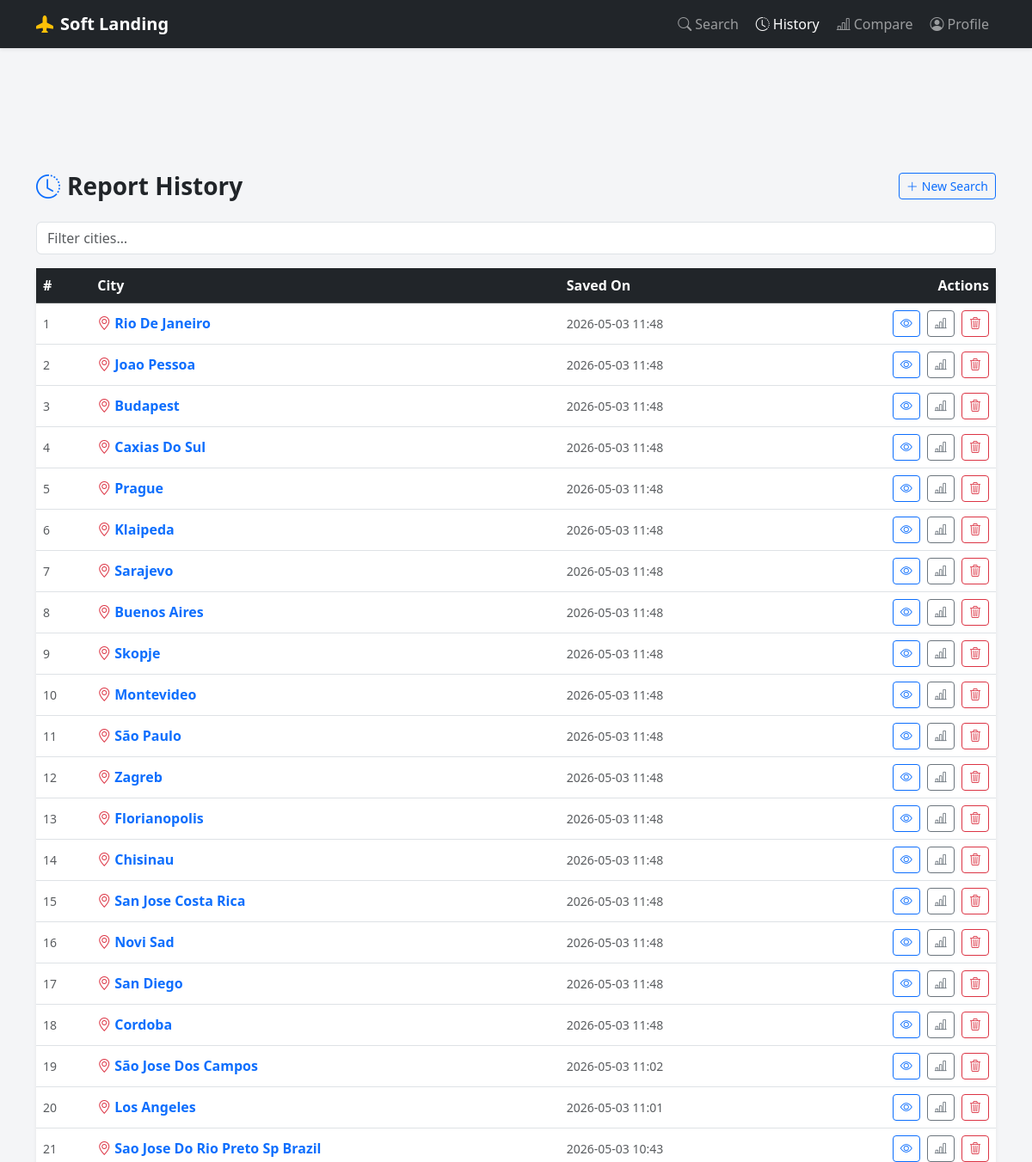
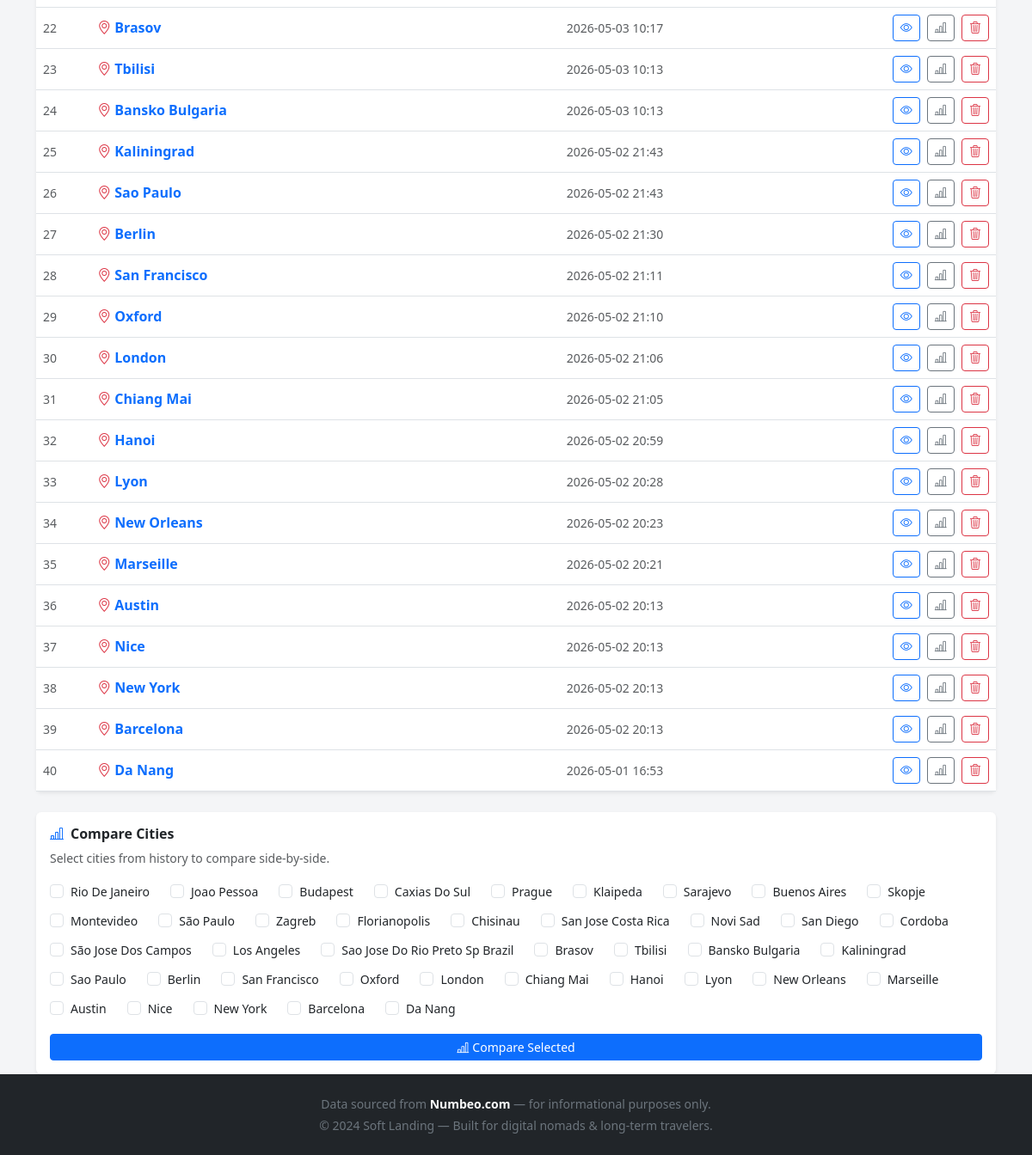
The app's page /history with its own data (2 pictures, top to bottom).
### tables this page shows
CREATE TABLE city_reports (
            id INTEGER PRIMARY KEY AUTOINCREMENT,
            city_name TEXT NOT NULL UNIQUE,
            data TEXT NOT NULL,
            created_at TEXT DEFAULT CURRENT_TIMESTAMP
        );

### app.py (the view)
@app.route('/history')
def history():
    reports = get_all_reports()
    return render_template('history.html', reports=reports)

### database.py (called while the page is built)
def get_db():
    conn = sqlite3.connect(DB_PATH)
    conn.row_factory = sqlite3.Row
    return conn

def get_all_reports(limit=None):
    conn = get_db()
    try:
        query = 'SELECT id, city_name, created_at FROM city_reports ORDER BY created_at DESC'
        if limit:
            query += f' LIMIT {int(limit)}'
        return [dict(r) for r in conn.execute(query).fetchall()]
    finally:
        conn.close()

### templates/history.html (shortened to what this page needs)
{% extends "base.html" %}
{% block content %}
<div class="container mt-5 pt-4">
  <div class="d-flex justify-content-between align-items-center mb-4">
    <h3 class="fw-bold mb-0">
      <i class="bi bi-clock-history me-2 text-primary"></i>Report History
    </h3>
    <a href="{{ url_for('index') }}" class="btn btn-outline-primary btn-sm">
      <i class="bi bi-plus-lg me-1"></i>New Search
    </a>
  </div>
  {% if reports %}
  <div class="mb-3">
    <input type="text" id="filterInput" class="form-control" placeholder="Filter cities…">
  </div>
  <div class="card border-0 shadow-sm">
    <div class="card-body p-0">
      <div class="table-responsive">
        <table class="table table-hover align-middle mb-0" id="historyTable">
          <thead class="table-dark">
            <tr>
              <th>#</th>
              <th>City</th>
              <th>Saved On</th>
              <th class="text-end">Actions</th>
            </tr>
          </thead>
          <tbody>
            {% for r in reports %}
            <tr id="row-{{ r.id }}">
              <td class="text-muted small">{{ loop.index }}</td>
              <td>
                <a href="{{ url_for('report', city=r.city_name.replace(' ', '-')) }}"
                   class="text-decoration-none fw-semibold">
                  <i class="bi bi-geo-alt me-1 text-danger"></i>{{ r.city_name }}
                </a>
              </td>
              <td class="text-muted small">{{ r.created_at[:16] }}</td>
              <td class="text-end">
                <a href="{{ url_for('report', city=r.city_name.replace(' ', '-')) }}"
                   class="btn btn-sm btn-outline-primary me-1">
                  <i class="bi bi-eye"></i>
                </a>
                <a href="{{ url_for('compare') }}?city={{ r.city_name.replace(' ', '-') }}"
                   class="btn btn-sm btn-outline-secondary me-1">
                  <i class="bi bi-bar-chart-line"></i>
                </a>
                <button class="btn btn-sm btn-outline-danger delete-btn"
                        data-id="{{ r.id }}" data-city="{{ r.city_name }}">
                  <i class="bi bi-trash3"></i>
                </button>
              </td>
            </tr>
            {% endfor %}
          </tbody>
        </table>
      </div>
    </div>
  </div>
  <div class="mt-4">
    <div class="card border-0 shadow-sm p-3">
      <h6 class="fw-bold mb-2"><i class="bi bi-bar-chart-line me-2 text-primary"></i>Compare Cities</h6>
      <p class="small text-muted mb-3">Select cities from history to compare side-by-side.</p>
      <div class="d-flex flex-wrap gap-2 mb-3" id="compareCheckboxes">
        {% for r in reports %}
        <div class="form-check form-check-inline">
          <input class="form-check-input compare-check" type="checkbox"
                 value="{{ r.city_name.replace(' ', '-') }}" id="chk-{{ r.id }}">
          <label class="form-check-label small" for="chk-{{ r.id }}">{{ r.city_name }}</label>
        </div>
        {% endfor %}
      </div>
      <button class="btn btn-primary btn-sm" id="compareBtn">
        <i class="bi bi-bar-chart-line me-1"></i>Compare Selected
      </button>
    </div>
  </div>
  {% endif %}
</div>
{% endblock %}

### static/css/style.css (style rules this page uses)
:root { --sl-dark: #1a1a2e; --sl-mid: #16213e; --sl-accent: #f5a623; --sl-light: #f8f9fa; --sl-border: #dee2e6; }
body { padding-top: 56px; background-color: #f4f5f7; font-family: 'Segoe UI', system-ui, -apple-system, sans-serif; }

### records on screen
city_reports: city_name "Rio De Janeiro", created_at "2026-05-03 11:48"
city_reports: city_name "Joao Pessoa", created_at "2026-05-03 11:48"
city_reports: city_name "Budapest", created_at "2026-05-03 11:48"
city_reports: city_name "Caxias Do Sul", created_at "2026-05-03 11:48"
city_reports: city_name "Prague", created_at "2026-05-03 11:48"
city_reports: city_name "Klaipeda", created_at "2026-05-03 11:48"
city_reports: city_name "Sarajevo", created_at "2026-05-03 11:48"
city_reports: city_name "Buenos Aires", created_at "2026-05-03 11:48"
city_reports: city_name "Skopje", created_at "2026-05-03 11:48"
city_reports: city_name "Montevideo", created_at "2026-05-03 11:48"
city_reports: city_name "São Paulo", created_at "2026-05-03 11:48"
city_reports: city_name "Zagreb", created_at "2026-05-03 11:48"
city_reports: city_name "Florianopolis", created_at "2026-05-03 11:48"
city_reports: city_name "Chisinau", created_at "2026-05-03 11:48"
city_reports: city_name "San Jose Costa Rica", created_at "2026-05-03 11:48"
city_reports: city_name "Novi Sad", created_at "2026-05-03 11:48"
city_reports: city_name "San Diego", created_at "2026-05-03 11:48"
city_reports: city_name "Cordoba", created_at "2026-05-03 11:48"
city_reports: city_name "São Jose Dos Campos", created_at "2026-05-03 11:02"
city_reports: city_name "Los Angeles", created_at "2026-05-03 11:01"
city_reports: city_name "Sao Jose Do Rio Preto Sp Brazil", created_at "2026-05-03 10:43"
city_reports: city_name "Brasov", created_at "2026-05-03 10:17"
city_reports: city_name "Tbilisi", created_at "2026-05-03 10:13"
city_reports: city_name "Bansko Bulgaria", created_at "2026-05-03 10:13"
city_reports: city_name "Kaliningrad", created_at "2026-05-02 21:43"
city_reports: city_name "Sao Paulo", created_at "2026-05-02 21:43"
city_reports: city_name "Berlin", created_at "2026-05-02 21:30"
city_reports: city_name "San Francisco", created_at "2026-05-02 21:11"
city_reports: city_name "Oxford", created_at "2026-05-02 21:10"
city_reports: city_name "London", created_at "2026-05-02 21:06"
city_reports: city_name "Chiang Mai", created_at "2026-05-02 21:05"
city_reports: city_name "Hanoi", created_at "2026-05-02 20:59"
city_reports: city_name "Lyon", created_at "2026-05-02 20:28"
city_reports: city_name "New Orleans", created_at "2026-05-02 20:23"
city_reports: city_name "Marseille", created_at "2026-05-02 20:21"
city_reports: city_name "Austin", created_at "2026-05-02 20:13"
city_reports: city_name "Nice", created_at "2026-05-02 20:13"
city_reports: city_name "New York", created_at "2026-05-02 20:13"
city_reports: city_name "Barcelona", created_at "2026-05-02 20:13"
city_reports: city_name "Da Nang", created_at "2026-05-01 16:53"

### other values on screen
{{ 2024 }} "2024"
